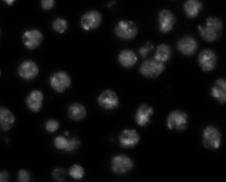
#> input picture d218.tif, 226 x 182 px
$ jupyter execute --allow-errors Untitled.ipynb   (shell and % lines are left out)   (older library calls are emulated)
#> lines starting #> are read from the running program, lines starting #| are printed output that depends on the picture; after the words box and inside, x2 and y2 are one past the last pixel; in counts of white or black regions, pixels touching at a corner belong together
[cell 1]
from google.colab import drive
drive.mount('/content/drive')

[cell 2]
%cd /content/drive/MyDrive/DIplom/Code

[cell 3]
from cv2.ximgproc import anisotropicDiffusion
import numpy as np
import glob
import matplotlib.pyplot as plt
import skimage.io
import skimage.color
import skimage.filters
import cv2
from skimage.feature import peak_local_max
from skimage.morphology import watershed
from scipy import ndimage
from skimage.io import imread
from skimage.color import rgb2gray

[cell 4]
image1 = cv2.imread('d218.tif')
#> image1 is the input picture: shape (182, 226, 3); min 0, max 158, mean 15.1
print(image1.shape)
#| (182, 226, 3)
plt.imshow(image1)
plt.title('first image')

[cell 5]
def threshold_Ima( image1 : 'imageio.core.util.image'="" ):
    img = cv2.cvtColor(image1, cv2.COLOR_BGR2GRAY)
    print(img.shape)
    ret, thresh1 = cv2.threshold(img, 120, 255, cv2.THRESH_BINARY + cv2.THRESH_OTSU)
    plt.imshow(thresh1)
    print(thresh1.shape)
    plt.title('Otsu Threshold')
    return thresh1

[cell 6]
def mul_Ima(image1 : 'imageio.core.util.image'="" , image2 : 'imageio.core.util.image'=""):
    (h, w , d) = image1.shape
    print(image1.shape)
    for i in range(h) :
        for j in range(w) :
            image1[i , j] = image1[i,j] * image2[i,j]
    plt.imshow(image1)
    plt.title('Multi Image')
    return image1

#> (a cell that did not finish here is left out)

[cell 8]
def heqm_Ima(image1 : 'imageio.core.util.image'="" , image2 : 'imageio.core.util.image'=""):
    # creating a Histograms Equalization
    # of a image using cv2.equalizeHist()
    equ = cv2.equalizeHist(image2)
    # stacking images side-by-side
    res = np.hstack((image2, equ))

    # show image input vs output
    plt.imshow(res)
    plt.title('Heqm Image')
    return res

[cell 9]
from cv2.ximgproc import anisotropicDiffusion

[cell 10]
def Andif_Ima(image1 : 'imageio.core.util.image'="" ):
  chanel_3= np.stack((image1,)*3, axis=-1)
  Andif = anisotropicDiffusion(chanel_3, 0.2,0.1, 10)
  plt.imshow(Andif)
  plt.title('Andif Image')
  return Andif

[cell 11]
def Expand_ima(scale: int ,image1 : 'imageio.core.util.image'="" ):
    (h, w ,d) = image1.shape
    expand = cv2.resize(image1 , (w * scale , h * scale) )
    plt.imshow(expand)
    plt.title('Expand Image')
    return expand

#> (a cell that did not finish here is left out)

[cell 13]
# [9 lines left out: function Strel_ima, not called in this run]

#> (a cell that did not finish here is left out)

[cell 15]
def Gerosion_ima( File_text: 'string' , Repetitions : 'int' ,image1 : 'imageio.core.util.image'="" ):
    file = open(File_text,'r')
    h = 1820
    w = 4520

    # Taking a matrix of size  as the kernel
    kernel = np.ones((10,10), np.uint8)#?????

    '''A kernel(a matrix of odd size(3,5,7) is convolved with the image
A pixel element in the original image is ‘1’ if at least one pixel under the kernel is ‘1’.
It increases the white region in the image or the size of the foreground object increases '''

    img_erosion = cv2.erode(image1, kernel, Repetitions)
    plt.imshow(img_erosion)
    plt.title('Gerosion Image')
    return img_erosion

#> (a cell that did not finish here is left out)

[cell 17]
# [10 lines left out: function Reconstruct_ima, not called in this run]

       #closing = cv.morphologyEx(img, cv.MORPH_CLOSE, kernel)

#> (a cell that did not finish here is left out)

[cell 19]
# [6 lines left out: function Invert_ima, not called in this run]

[cell 20]
def Cwtsd_ima(image : 'imageio.core.util.image'="" ):
  # Load in image, convert to gray scale, and Otsu's threshold
  gray = cv2.cvtColor(image, cv2.COLOR_BGR2GRAY)
  thresh = cv2.threshold(gray, 0, 255, cv2.THRESH_BINARY + cv2.THRESH_OTSU)[1]
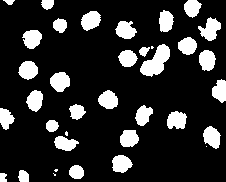
#> thresh: shape (182, 226); 17.5% white; 36 white regions (5 under 20 px), largest, box (x1, y1, x2, y2) and area: (140, 44, 170, 77) 534, (198, 17, 221, 41) 315, (50, 72, 70, 92) 301

  # Compute Euclidean distance from every binary pixel
  # to the nearest zero pixel then find peaks
  distance_map = ndimage.distance_transform_edt(thresh)
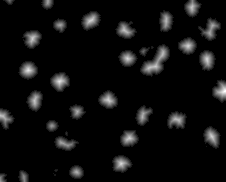
#> distance_map: shape (182, 226) float64; min 0, max 10, mean 0.546; drawn with min black and max white
  local_max = peak_local_max(distance_map, indices=False, min_distance=20, labels=thresh)
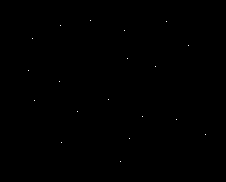
#> local_max: shape (182, 226) bool; 0.05% white in thin lines or dots, all inside (x1, y1, x2, y2) = (28, 20, 206, 162)

  # Perform connected component analysis then apply Watershed
  markers = ndimage.label(local_max, structure=np.ones((3, 3)))[0]
#> markers: shape (182, 226) int32; 20 distinct labels, from 0 to 19
  labels = watershed(-distance_map, markers,8, mask=thresh)
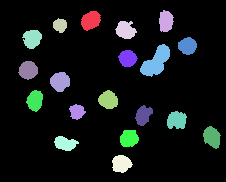
#> labels: shape (182, 226) int32; 20 distinct labels, from 0 to 19; one colour per label, 0 black
  plt.imshow(labels)
  plt.title('Washed image')
  return labels

[cell 21]
abc = Cwtsd_ima(image1)
print(abc.shape)
#| (182, 226)

[cell 22]
# [10 lines left out: function Median_ima, not called in this run]

[cell 23]
def Gmag_ima(image : 'imageio.core.util.image'="" ):
  img = np.float32(image) / 255.0
  # Calculate gradient
  gx = cv2.Sobel(img, cv2.CV_32F, 1, 0, ksize=1)
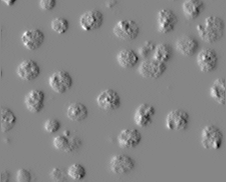
#> gx: shape (182, 226, 3) float32; min -0.314, max 0.282, mean -7.69e-05; drawn with min black and max white
  gy = cv2.Sobel(img, cv2.CV_32F, 0, 1, ksize=1)
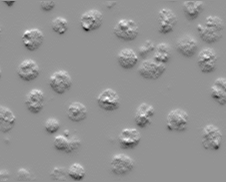
#> gy: shape (182, 226, 3) float32; min -0.369, max 0.267, mean -0.000289; drawn with min black and max white
  mag, angle = cv2.cartToPolar(gx, gy, angleInDegrees=True)
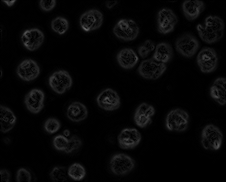
#> mag: shape (182, 226, 3) float32; min 0, max 0.387, mean 0.0269
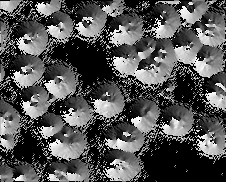
#> angle: shape (182, 226, 3) float32; min 0, max 359, mean 119.7; drawn with min black and max white
  plt.imshow(mag)
  plt.title('Gmag Image')
  return mag

[cell 24]
Gmag_ima1 = Gmag_ima(image1)
print(Gmag_ima1.shape)
#| (182, 226, 3)

[cell 25]
# [7 lines left out: function Mask_ima, not called in this run]

[cell 26]
# [8 lines left out: function Movl_ima, not called in this run]

#> (a cell that did not finish here is left out)

[cell 28]
# [213 lines left out: function despekle_ima, not called in this run]

#> (a cell that did not finish here is left out)

[cell 30]
# [6 lines left out: function Avg2_ima, not called in this run]

#> (a cell that did not finish here is left out)

[cell 32]
# [8 lines left out: function Gclose_ima, not called in this run]

       #closing = cv.morphologyEx(img, cv.MORPH_CLOSE, kernel)

#> (a cell that did not finish here is left out)

[cell 34]
# [7 lines left out: function Shrink_ima, not called in this run]

#> (a cell that did not finish here is left out)

[cell 36]
image1 = cv2.imread('d218.tif')
print(image1.shape)
#| (182, 226, 3)
plt.imshow(image1)
plt.title('first image')

[cell 37]
thresh1 = threshold_Ima(image1)
#| (182, 226)
#> in threshold_Ima, `ret, thresh1 = cv2.threshold(img, 120, 255, cv2.THRESH_BINARY + cv2.TH..`: ret = 33
#| (182, 226)
Mul1 = mul_Ima(image1 , thresh1)
#| (182, 226, 3)
#> after the loop in mul_Ima, `for i in range(h) :`:
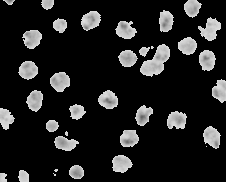
#> image1: shape (182, 226, 3); min 0, max 222, mean 34
Heqm1 = heqm_Ima(Mul1 , thresh1)
#> in heqm_Ima, `res = np.hstack((image2, equ))`: res: shape (182, 452); 17.5% white; 72 white regions (10 under 20 px), largest, box (x1, y1, x2, y2) and area: (140, 44, 170, 77) 534, (366, 44, 396, 77) 534, (198, 17, 221, 41) 315
Andif1 = Andif_Ima(Heqm1)

[cell 38]
Expand1 = Expand_ima(10,Andif1)
#> in Expand_ima, `expand = cv2.resize(image1 , (w * scale , h * scale) )`:
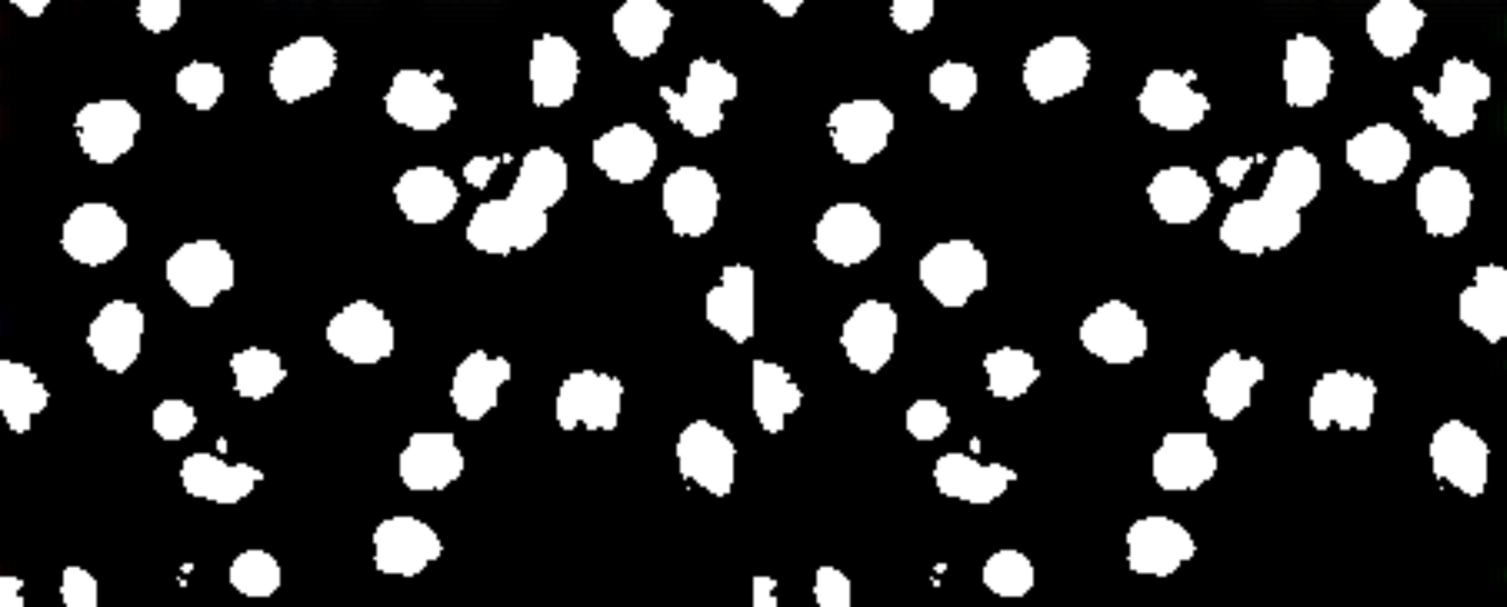
#> expand: shape (1820, 4520, 3) (shown at 1/3 size); mean of channels 0, 1, 2 44.6, 44.6, 44.6; drawn as B, G, R
#> (the rest of this cell did not finish here and is left out)
